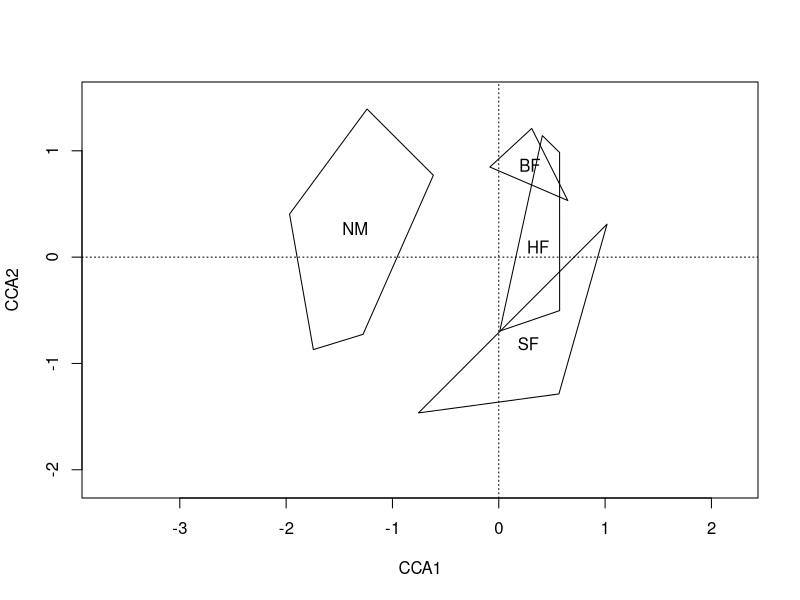
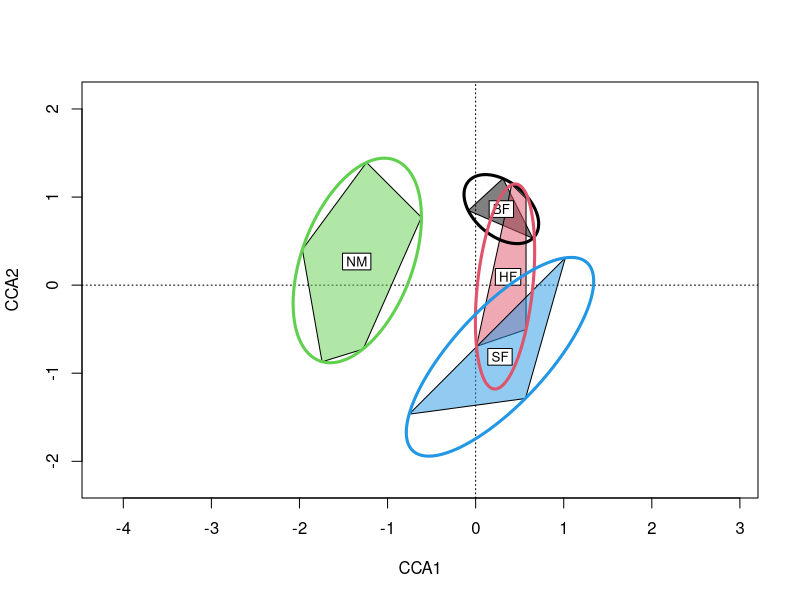
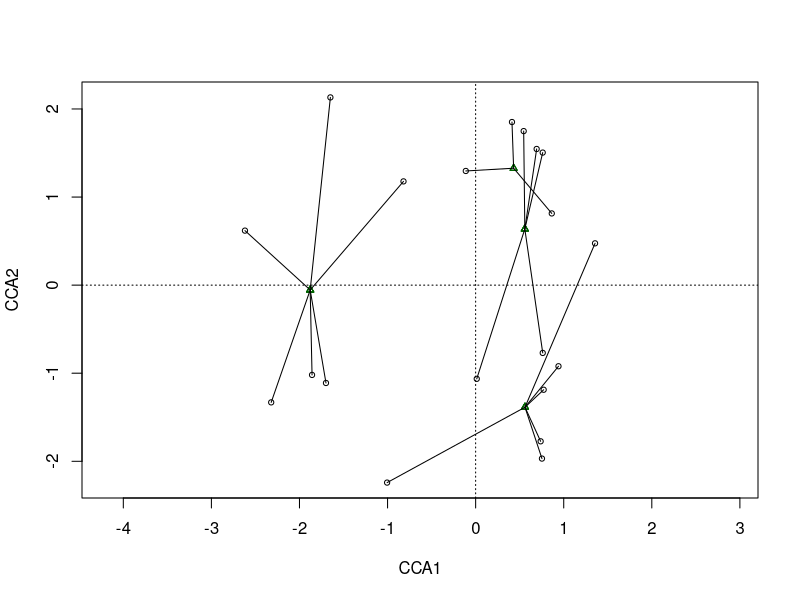
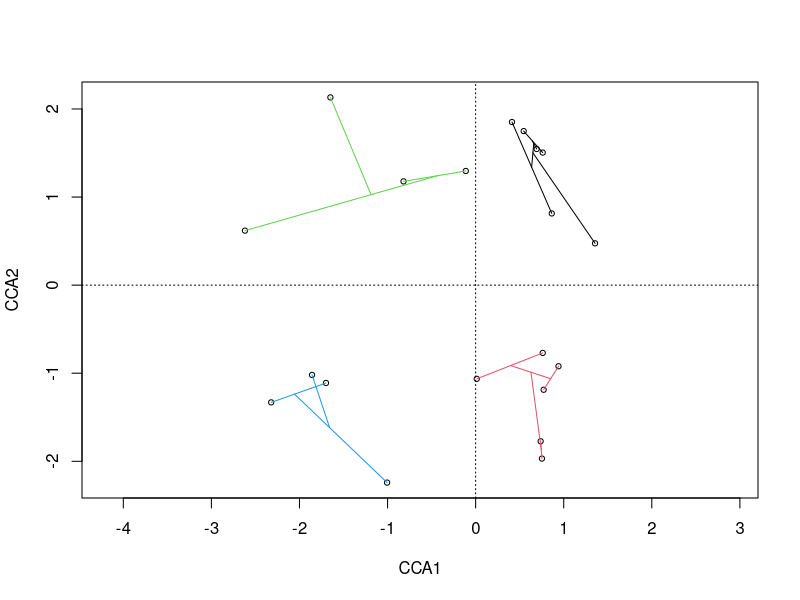
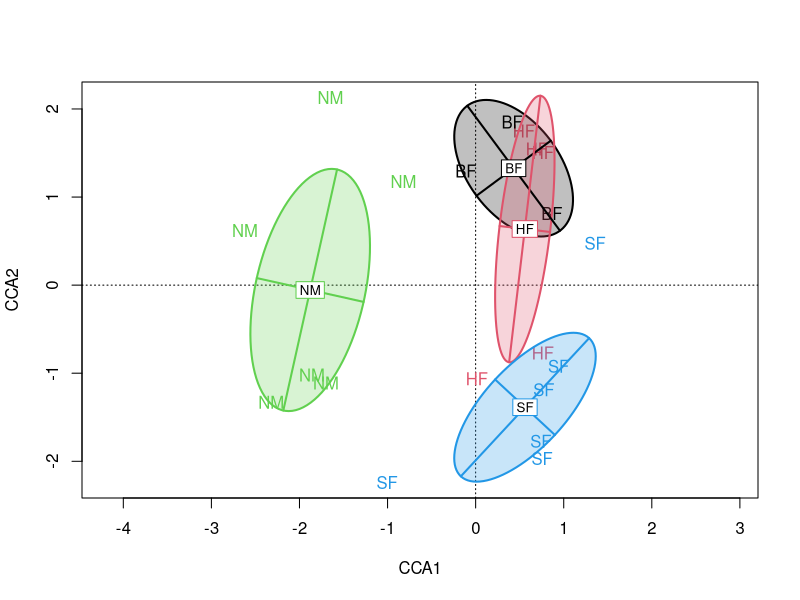

These charts were generated, in order, by the following R code:
library(vegan)


### Name: ordihull
### Title: Display Groups or Factor Levels in Ordination Diagrams
### Aliases: ordihull ordispider ordiellipse ordibar ordicluster
###   summary.ordihull scores.ordihull summary.ordiellipse ordiareatest
### Keywords: aplot

### ** Examples

data(dune)
data(dune.env)
mod <- cca(dune ~ Management, dune.env)
plot(mod, type="n", scaling = "symmetric")
## Catch the invisible result of ordihull...
pl <- with(dune.env, ordihull(mod, Management,
                              scaling = "symmetric", label = TRUE))
## ... and find centres and areas of the hulls
summary(pl)
## use more colours and add ellipsoid hulls
plot(mod, type = "n")
pl <- with(dune.env, ordihull(mod, Management,
                              scaling = "symmetric", col = 1:4,
                              draw="polygon", label =TRUE))
with(dune.env, ordiellipse(mod, Management, scaling = "symmetric",
                           kind = "ehull", col = 1:4, lwd=3))
## ordispider to connect WA and LC scores
plot(mod, dis=c("wa","lc"), type="p")
ordispider(mod)
## Other types of plots
plot(mod, type = "p", display="sites")
cl <- hclust(vegdist(dune))
ordicluster(mod, cl, prune=3, col = cutree(cl, 4))
## confidence ellipse: location of the class centroids
plot(mod, type="n", display = "sites")
with(dune.env, text(mod, display="sites", labels = as.character(Management),
                    col=as.numeric(Management)))
pl <- with(dune.env, ordiellipse(mod, Management, kind="se", conf=0.95, lwd=2,
                                 draw = "polygon", col=1:4, border=1:4,
                                 alpha=63))
summary(pl)
## add confidence bars
with(dune.env, ordibar(mod, Management, kind="se", conf=0.95, lwd=2, col=1:4,
                       label=TRUE))
